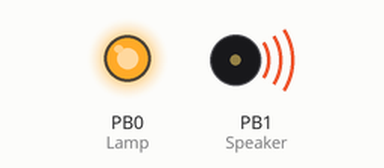
This sketch was run on a simulated ATtiny85, built with avr-gcc and run on an emulated ATtiny85. Parts: output pins drawn as LEDs (lit = HIGH), buzzer (waves = sounding).

Above: at 0.12 s.
At 0.37 s:
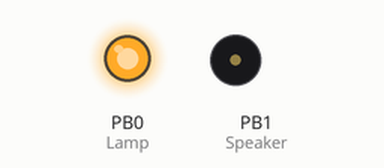
Timing chart, 0 to 9.2 s (numbered marks = the images above):
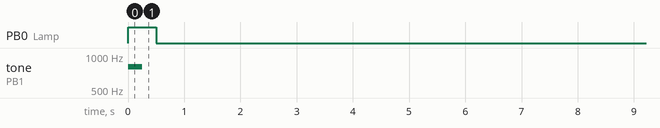

The sketch:

shutter_timer.ino
```cpp
/* ATtiny85 Low-Power Timer */

#include <avr/sleep.h>

// Utility macros
#define adc_disable() (ADCSRA &= ~(1<<ADEN)) // disable ADC (before power-off)
#define adc_enable()  (ADCSRA |=  (1<<ADEN)) // re-enable ADC

// constants
const int Speaker = 1;              // speaker pin
const int Lamp = 0;
const unsigned long Alarm = 180000; // alarm time - 3 minutes
unsigned long StartTime = 0;        // start time

void setup()
{
  pinMode(Lamp, OUTPUT);
  pinMode(Speaker, OUTPUT);
  adc_disable(); // ADC uses ~320uA
  set_sleep_mode(SLEEP_MODE_PWR_DOWN);
  OSCCAL -= 4; //Calibrate 8 MHz timer - unique per chip
}

void enterSleep(void)
{
  sleep_enable();
  sleep_cpu();
}

void playBeep(unsigned int freq, unsigned int count, int length)
{
    for (int i=0; i < count; i++)
    {
      tone(Speaker, freq, length);
      delay(2 * length);
    }
}

void flashLed(int wait)
{
    digitalWrite(Lamp, HIGH);
    delay(wait);
    digitalWrite(Lamp, LOW);
}

// Main loop ----------------------------------------------

void loop()
{
  // Long flash
  digitalWrite(Lamp, HIGH);
  playBeep(800, 1, 250);
  digitalWrite(Lamp, LOW);

  do
  {
    // Flash light
    flashLed(3);
    delay(2000);
  } while (millis() + 10000 - StartTime < Alarm);

  do
  {
    // Play warning beeps
    flashLed(10);
    playBeep(300, 1, 35);
    delay(1000);
  } while (millis() - StartTime < Alarm);

  // Alarm
  playBeep(1500, 32, 20);
  enterSleep();
  // Continue after reset
}
```

Measured:
- by itself, PB0 (Lamp): LOW → HIGH at 0.00 s, → LOW 0.50 s later
- by itself, tone on PB1 (Speaker): silent → 800 Hz at 0.00 s, → silent 0.25 s later
